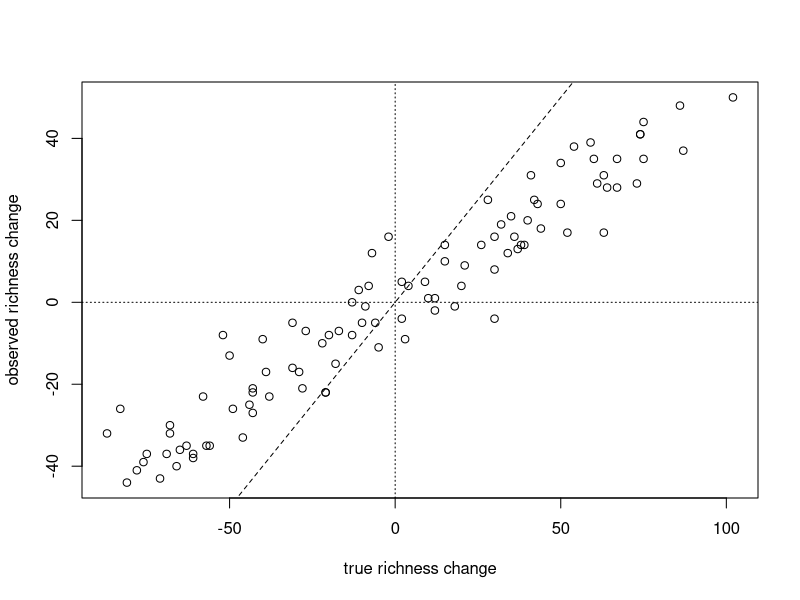
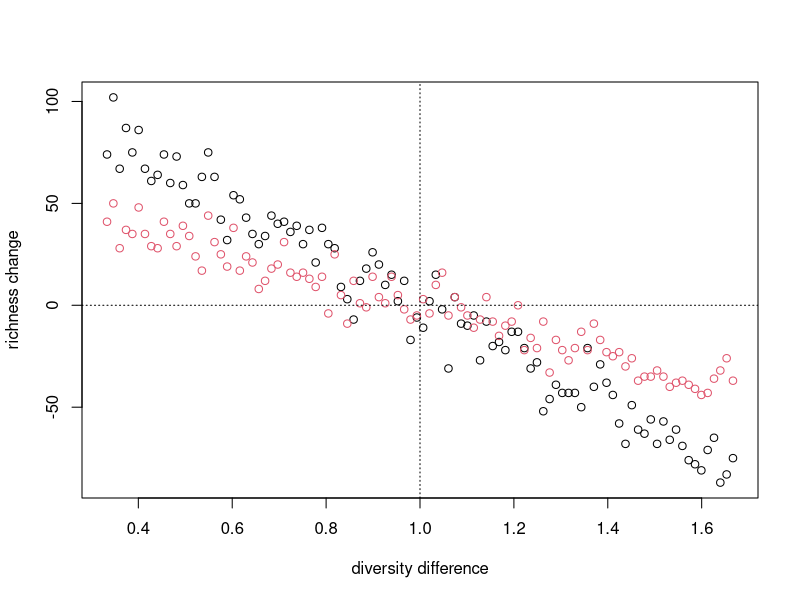
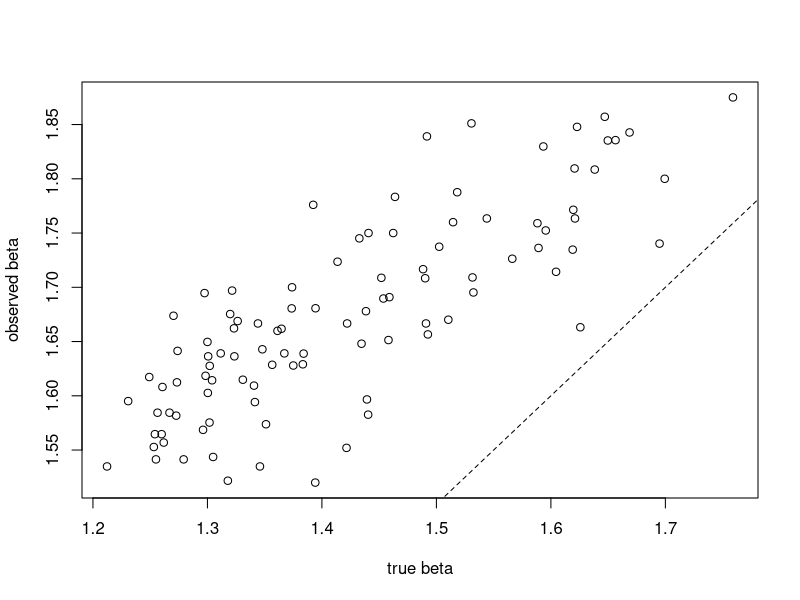
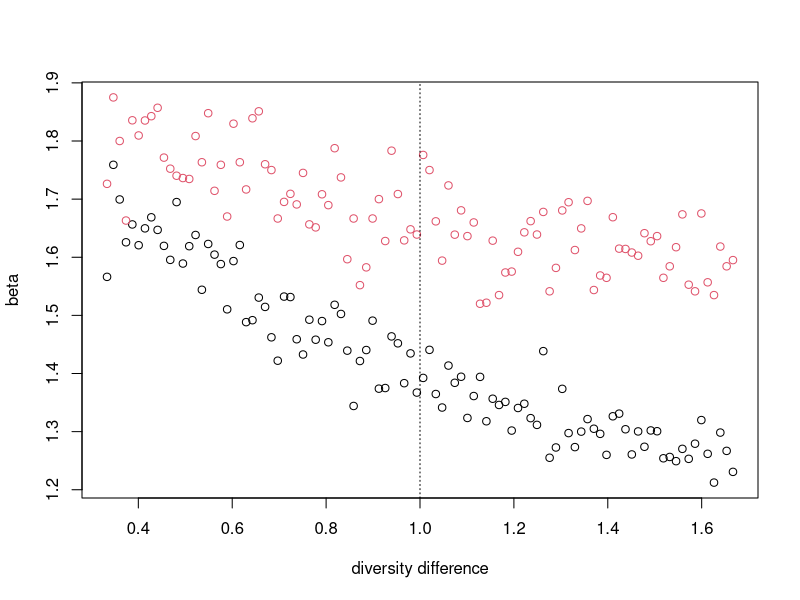

Source code (R) for these figures, in order:
niter = 100 # number of iterations
psisq = seq(1, 0.2, length = niter)

dataout = data.frame(iter = 1:niter, psi = NA,
                     Ntrue_1 = NA, Ntrue_2 = NA,
                     Nobs_1 = NA, Nobs_2 = NA,
                     Beta_true = NA, Beta_obs = NA)

# add in change (can be positive or negative
# still need turnover from LOSS
# parameters
N=200 # number of species
J=1   # number of repeated observations
mu=0.15 # mean cover across species
phi=1.5   # phi parameter for beta distribution
sigma=0.2   # measurement variability
gamma0=-0.5 # logit intercept (detection prob)
gamma1=4    # logit slope (detection prob)

for(ii in 1:niter) {
  psi=psisq[ii] # true occupation probability

  # generate the true abundance distribution for the global species pool
  y <- matrix(rbeta(N, mu*phi, (1-mu)*phi), 
                  nrow=N, ncol=1)
  
  #### TODO: change abundances too?
  
  
  # generate two true communities, including absences
  y.mat <- array(dim = c(N, 2))
  for(k in 1:2) {
    y.mat[,1] <- rbinom(N, 1, psi)*y
    y.mat[,2] <- rbinom(N, 1, mean(psisq))*y
  }
  
  
  # generate two messy measurements for the community (non-zero cases only)
  u.array <- array(dim = c(N, J, 2))
  for(i in 1:N){
    for(j in 1:J){
      for(k in 1:2) {
        u.array[i, j, k] <- ifelse(y.mat[i,k] > 0,
                              plogis(rnorm(1, qlogis(y.mat[i,k]), sigma)),
                              0)
      }
    }
  }
  
  # add in false negatives for both measurement
  x.array <- array(dim = c(N, J, 2))
  for(i in 1:N){
    for(j in 1:J){
      for(k in 1:2) {
        x.array[i, j, k] <- ifelse(y.mat[i,k] > 0,
                              rbinom(1, 1, 
                                     plogis(gamma0 + gamma1*y.mat[i,k])),
                              0)
      }
    }
  }
  
  # combine observation error and false negatives
  xO = u.array*x.array
  
  # get true Beta
  dataout$Beta_true[ii] = sum(rowSums(y.mat)>0)/mean(colSums(y.mat>0))
  
  # get observed Beta
  dataout$Beta_obs[ii] = sum(rowSums(xO[,1,])>0)/mean(colSums(xO[,1,]>0))
  
  dataout$psi[ii] = psi
  dataout[ii,c("Ntrue_1", "Ntrue_2")] = apply(y.mat>0, 2, sum)
  dataout[ii,c("Nobs_1", "Nobs_2")] = c(apply(xO>0, 2:3, sum))
}

# get richness change´
true_change = dataout$Ntrue_2-dataout$Ntrue_1
obs_change = dataout$Nobs_2-dataout$Nobs_1

plot(true_change, obs_change, type = "p",
     xlab = "true richness change",
     ylab = "observed richness change")
abline(a=0, b=1, lty=2)
abline(h=0, v=0, lty=3)

matplot(psisq/mean(psisq), cbind(true_change, obs_change),
        xlab = "diversity difference",
        ylab = "richness change",
        type = "p", pch = 1)
abline(h=0, v=1, lty=3)

# repeat for turnover
plot(dataout$Beta_true, dataout$Beta_obs, type = "p",
     xlab = "true beta",
     ylab = "observed beta")
abline(a=0, b=1, lty=2)
abline(h=0, v=0, lty=3)

matplot(psisq/mean(psisq), cbind(dataout$Beta_true, dataout$Beta_obs),
        xlab = "diversity difference",
        ylab = "beta",
        type = "p", pch = 1)
abline(v=1, lty=3)

# FINALLY: run regression algorithm to try to correct?
